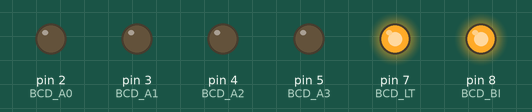
The sketch below on a simulated Arduino Mega 2560, built with avr-gcc and run on an emulated ATmega2560. On the bench: output pins drawn as LEDs (lit = HIGH). What the sketch prints to the serial monitor is not drawn.

Above: at 8.0 s.
At 9.0 s:
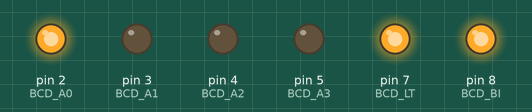
At 10.0 s:
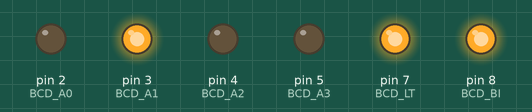
At 12.0 s:
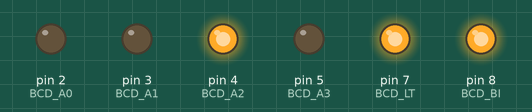
At 14.0 s:
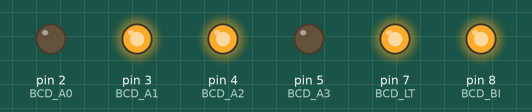
At 17.0 s:
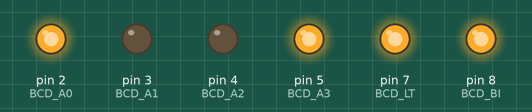
Timing chart, 0 to 19.1 s (numbered marks = the images above):
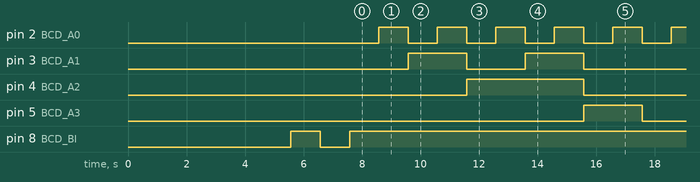

The sketch:

bcd-7segment.ino
```cpp
#include "jumperless.h"

int BCD_A0 = 2;
int BCD_A1 = 3;
int BCD_A2 = 4;
int BCD_A3 = 5;
int BCD_LT = 7;
int BCD_BI = 8;

void setup() {

    Serial.begin(9600);
    while (!Serial) {
      ;  // wait for serial port to connect. Needed for native USB port only
    }
    Serial.println("Hello...");

    Jumperless jumperless(115200);
    delay(1500);
    jumperless.AddConnection({"1","20"});
    jumperless.AddConnection({"33","24"});
    jumperless.MakeConnections();

    Serial.println("Continuing...");

    pinMode(BCD_A0, OUTPUT);
    pinMode(BCD_A1, OUTPUT);
    pinMode(BCD_A2, OUTPUT);
    pinMode(BCD_A3, OUTPUT);
    pinMode(BCD_LT, OUTPUT);
    pinMode(BCD_BI, OUTPUT);

    blank();

    lampTestEnable();
    delay(1000);

    lampTestDisable();
    blank();
    delay(1000);
}

void blank() {
    Serial.println("Blank");
    digitalWrite(BCD_BI, LOW);
}

void lampTestEnable() {
    Serial.println("Lamp Test Enable");
    digitalWrite(BCD_LT, LOW);
    digitalWrite(BCD_BI, HIGH);
}

void lampTestDisable() {
    Serial.println("Lamp Test Disable");
    digitalWrite(BCD_LT, HIGH);
}

void displayNum(int num) {
  digitalWrite(BCD_BI, HIGH);
  digitalWrite(BCD_LT, HIGH);
  digitalWrite(BCD_A0, num & 1);
  digitalWrite(BCD_A1, (num >> 1) & 1);
  digitalWrite(BCD_A2, (num >> 2) & 1);
  digitalWrite(BCD_A3, (num >> 3) & 1);
}

void zero() {
  digitalWrite(BCD_BI, HIGH);
  digitalWrite(BCD_LT, HIGH);
  digitalWrite(BCD_A3, LOW);
  digitalWrite(BCD_A2, LOW);
  digitalWrite(BCD_A1, LOW);
  digitalWrite(BCD_A0, LOW);
}

void one() {
  digitalWrite(BCD_BI, HIGH);
  digitalWrite(BCD_LT, HIGH);
  digitalWrite(BCD_A3, LOW);
  digitalWrite(BCD_A2, LOW);
  digitalWrite(BCD_A1, LOW);
  digitalWrite(BCD_A0, HIGH);
}

void loop() {
    Serial.println("Count");
    for (int i=0; i < 10; ++i) {
      displayNum(i);
      delay(1000);
    }
}
```

jumperless.cpp
```cpp
// JUMPERLESS.cpp
#include "jumperless.h"
#include <Array.h>

Jumperless::Jumperless(int baud) {
    Serial.println("Initializing Jumperless UART Connection");
    delay(3500);
    // UART Connection to Jumperless
    Serial1.begin(115200);
    delay(500);

    // Ensure UART Connections are included
    // connections.push_back({"UART_TX", "D0"});
    // connections.push_back({"UART_RX", "D1"});
    // connections.push_back({"117", "71"});
    // connections.push_back({"116", "70"});
}

void Jumperless::MakeConnections() {
    Serial.print("nodelist: ");
    String nodes = String("f ");

    for (connection connection : connections) {
      nodes.concat(connection.source + "-" + connection.dest + ",");
    }

    Serial.println("nodelist: " + nodes);
    Serial1.write(nodes.c_str());
    Serial1.flush();
}

void Jumperless::AddConnection(connection connection) {
    String out = String("Adding connection: " + connection.source+ "-" + connection.dest);
    Serial.println(out);

    connections.push_back(connection);
}
```

jumperless.h
```cpp
// jumperless.h
#ifndef JUMPERLESS_h
#define JUMPERLESS_h

#include <Arduino.h>
#include <Array.h>

const int CONNECTIONS_MAX_COUNT = 100;

struct connection {
  String source;
  String dest;
};

class Jumperless {
  public:
    Jumperless(int baud);
    void AddConnection(connection connection);
    void MakeConnections();
  private:
    Array<connection,CONNECTIONS_MAX_COUNT> connections;
};

#endif
```

Measured:
- by itself, pin 2 (BCD_A0): alternates HIGH for 1.0 s and LOW for 1.0 s
- by itself, pin 3 (BCD_A1): repeats every 10.0 s: LOW 2.0 s, HIGH 2.0 s, LOW 4.0 s, HIGH 2.0 s
- by itself, pin 4 (BCD_A2): alternates HIGH for 4.0 s and LOW for 6.0 s
- by itself, pin 5 (BCD_A3): alternates HIGH for 2.0 s and LOW for 8.0 s
- by itself, pin 8 (BCD_BI): HIGH → LOW at 6.6 s, → HIGH 1.0 s later
